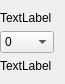
<?xml version="1.0" encoding="UTF-8"?>
<ui version="4.0">
 <class>LetterGroupWidget</class>
 <widget class="QWidget" name="LetterGroupWidget">
  <property name="geometry">
   <rect>
    <x>0</x>
    <y>0</y>
    <width>65</width>
    <height>78</height>
   </rect>
  </property>
  <property name="windowTitle">
   <string>Form</string>
  </property>
  <layout class="QVBoxLayout" name="verticalLayout">
   <property name="leftMargin">
    <number>0</number>
   </property>
   <item>
    <widget class="QLabel" name="label">
     <property name="text">
      <string>TextLabel</string>
     </property>
    </widget>
   </item>
   <item>
    <widget class="QComboBox" name="comboBox">
     <property name="maxVisibleItems">
      <number>16</number>
     </property>
     <property name="maxCount">
      <number>16</number>
     </property>
     <item>
      <property name="text">
       <string>0</string>
      </property>
     </item>
     <item>
      <property name="text">
       <string>1</string>
      </property>
     </item>
     <item>
      <property name="text">
       <string>2</string>
      </property>
     </item>
     <item>
      <property name="text">
       <string>3</string>
      </property>
     </item>
     <item>
      <property name="text">
       <string>4</string>
      </property>
     </item>
     <item>
      <property name="text">
       <string>5</string>
      </property>
     </item>
     <item>
      <property name="text">
       <string>6</string>
      </property>
     </item>
     <item>
      <property name="text">
       <string>7</string>
      </property>
     </item>
     <item>
      <property name="text">
       <string>8</string>
      </property>
     </item>
     <item>
      <property name="text">
       <string>9</string>
      </property>
     </item>
     <item>
      <property name="text">
       <string>10</string>
      </property>
     </item>
     <item>
      <property name="text">
       <string>11</string>
      </property>
     </item>
     <item>
      <property name="text">
       <string>12</string>
      </property>
     </item>
     <item>
      <property name="text">
       <string>13</string>
      </property>
     </item>
     <item>
      <property name="text">
       <string>14</string>
      </property>
     </item>
     <item>
      <property name="text">
       <string>15</string>
      </property>
     </item>
    </widget>
   </item>
   <item>
    <widget class="QLabel" name="label_2">
     <property name="text">
      <string>TextLabel</string>
     </property>
    </widget>
   </item>
  </layout>
 </widget>
 <resources/>
 <connections/>
</ui>
